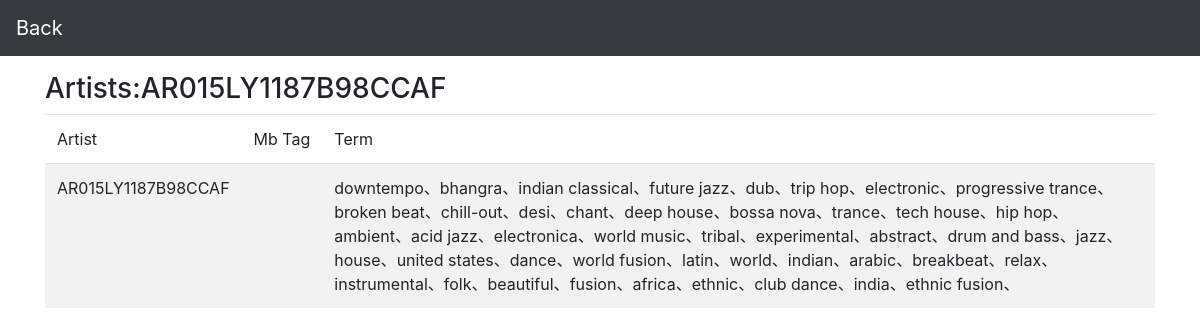
The app's page /artist_detail/AR015LY1187B98CCAF/ with its own data.
### tables this page shows
CREATE TABLE term_artist (term text, artist_id text);

### app.py (the view)
@app.route('/artist_detail/<id>/', methods=["GET",])
def artist_detail(id):
    try:
        db = create_db()
        cur = db.execute("select mbtag from mbtag_artist where artist_id=?",(id,))
        mbtag = cur.fetchall()
        cur = db.execute("select term from term_artist where artist_id=?",(id,))
        term = cur.fetchall()
        return render_template("artist_detail.html", mbtag=mbtag, term=term,artist_id=id)
    except:
        return render_template("artist_detail.html")

### app.py (called while the page is built)
def create_db():
    conn = sqlite3.connect('artist_style.db', detect_types=sqlite3.PARSE_DECLTYPES | sqlite3.PARSE_COLNAMES)
    try:
        return g.db
    except:
        g.db = conn
        return g.db

### templates/artist_detail.html (shortened to what this page needs)
<!DOCTYPE html>
<html lang="en">
<head>
    <link rel="stylesheet" href="https://stackpath.bootstrapcdn.com/bootstrap/4.5.2/css/bootstrap.min.css">
</head>
<body>
    <nav class="navbar navbar-dark bg-dark">
        <a class="navbar-brand" href="/">Back</a>
    </nav>
    <div class="container mt-3">
        <div class="row">
            <div class="col-md-12">
                <h3>Artists:{{ artist_id }}</h3>
            </div>
            <div class="col-md-12">
                <table class="table table-striped">
                    <thead>
                        <tr>
                            <td>Artist</td>
                            <td nowrap="">Mb Tag</td>
                            <td>Term</td>
                        </tr>
                    </thead>
                    <tbody>
                        <tr>
                            <td>{{ artist_id }}</td>
                            <td>{% for mb_tag in mbtag %}{{ mb_tag.0 }}、{% endfor %}</td>
                            <td>{% for term in term %}{{ term.0 }}、{% endfor %}</td>
                        </tr>
                    </tbody>
                </table>
            </div>
        </div>
    </div>
</body>
</html>

### records on screen
term_artist: term "downtempo"
term_artist: term "bhangra"
term_artist: term "indian classical"
term_artist: term "future jazz"
term_artist: term "dub"
term_artist: term "trip hop"
term_artist: term "electronic"
term_artist: term "progressive trance"
term_artist: term "broken beat"
term_artist: term "chill-out"
term_artist: term "desi"
term_artist: term "chant"
term_artist: term "deep house"
term_artist: term "bossa nova"
term_artist: term "trance"
term_artist: term "tech house"
term_artist: term "hip hop"
term_artist: term "ambient"
term_artist: term "acid jazz"
term_artist: term "electronica"
term_artist: term "world music"
term_artist: term "tribal"
term_artist: term "experimental"
term_artist: term "abstract"
term_artist: term "drum and bass"
term_artist: term "jazz"
term_artist: term "house"
term_artist: term "united states"
term_artist: term "dance"
term_artist: term "world fusion"
term_artist: term "latin"
term_artist: term "world"
term_artist: term "indian"
term_artist: term "arabic"
term_artist: term "breakbeat"
term_artist: term "relax"
term_artist: term "instrumental"
term_artist: term "folk"
term_artist: term "beautiful"
term_artist: term "fusion"
term_artist: term "africa"
term_artist: term "ethnic"
term_artist: term "club dance"
term_artist: term "india"
term_artist: term "ethnic fusion"

### other values on screen
{{ artist_id }} "AR015LY1187B98CCAF"
